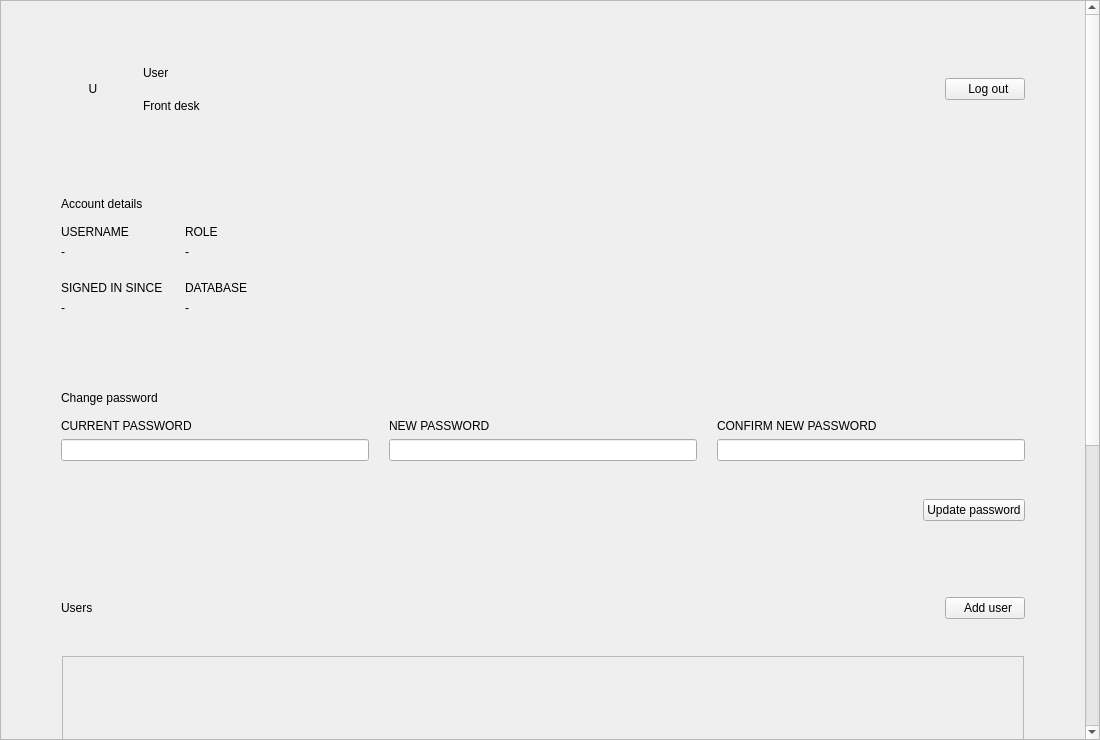
<?xml version="1.0" encoding="UTF-8"?>
<ui version="4.0">
 <class>Form</class>
 <widget class="QWidget" name="Form">
  <property name="geometry">
   <rect>
    <x>0</x>
    <y>0</y>
    <width>1100</width>
    <height>740</height>
   </rect>
  </property>
  <layout class="QVBoxLayout" name="page_layout">
   <property name="spacing">
    <number>0</number>
   </property>
   <property name="leftMargin">
    <number>0</number>
   </property>
   <property name="topMargin">
    <number>0</number>
   </property>
   <property name="rightMargin">
    <number>0</number>
   </property>
   <property name="bottomMargin">
    <number>0</number>
   </property>
   <item>
    <widget class="QScrollArea" name="settings_scrollArea">
     <property name="widgetResizable">
      <bool>true</bool>
     </property>
     <property name="horizontalScrollBarPolicy">
      <enum>Qt::ScrollBarAlwaysOff</enum>
     </property>
     <widget class="QWidget" name="scrollAreaWidgetContents_settings">
      <layout class="QVBoxLayout" name="content_layout">
       <property name="spacing">
        <number>20</number>
       </property>
       <property name="leftMargin">
        <number>32</number>
       </property>
       <property name="topMargin">
        <number>28</number>
       </property>
       <property name="rightMargin">
        <number>32</number>
       </property>
       <property name="bottomMargin">
        <number>32</number>
       </property>
       <item>
        <widget class="QFrame" name="account_card">
         <property name="card" stdset="0">
          <string>true</string>
         </property>
         <layout class="QHBoxLayout" name="account_layout">
          <property name="spacing">
           <number>18</number>
          </property>
          <property name="leftMargin">
           <number>28</number>
          </property>
          <property name="topMargin">
           <number>28</number>
          </property>
          <property name="rightMargin">
           <number>28</number>
          </property>
          <property name="bottomMargin">
           <number>28</number>
          </property>
          <item>
           <widget class="QLabel" name="avatar_label">
            <property name="text">
             <string>U</string>
            </property>
            <property name="role" stdset="0">
             <string>avatar</string>
            </property>
            <property name="alignment">
             <set>Qt::AlignCenter</set>
            </property>
            <property name="minimumSize">
             <size>
              <width>64</width>
              <height>64</height>
             </size>
            </property>
            <property name="maximumSize">
             <size>
              <width>64</width>
              <height>64</height>
             </size>
            </property>
           </widget>
          </item>
          <item>
           <layout class="QVBoxLayout" name="account_text_layout">
            <property name="spacing">
             <number>2</number>
            </property>
            <item>
             <widget class="QLabel" name="user_name_label">
              <property name="text">
               <string>User</string>
              </property>
              <property name="role" stdset="0">
               <string>h1</string>
              </property>
             </widget>
            </item>
            <item>
             <widget class="QLabel" name="user_role_label">
              <property name="text">
               <string>Front desk</string>
              </property>
              <property name="role" stdset="0">
               <string>muted</string>
              </property>
             </widget>
            </item>
           </layout>
          </item>
          <item>
           <spacer name="spacer_1">
            <property name="orientation">
             <enum>Qt::Horizontal</enum>
            </property>
            <property name="sizeHint" stdset="0">
             <size>
              <width>40</width>
              <height>20</height>
             </size>
            </property>
           </spacer>
          </item>
          <item>
           <widget class="QPushButton" name="logout_btn">
            <property name="text">
             <string>  Log out</string>
            </property>
            <property name="cursor">
             <cursorShape>PointingHandCursor</cursorShape>
            </property>
            <property name="autoDefault">
             <bool>false</bool>
            </property>
            <property name="variant" stdset="0">
             <string>danger</string>
            </property>
           </widget>
          </item>
         </layout>
        </widget>
       </item>
       <item>
        <widget class="QFrame" name="details_card">
         <property name="card" stdset="0">
          <string>true</string>
         </property>
         <layout class="QVBoxLayout" name="details_layout">
          <property name="spacing">
           <number>8</number>
          </property>
          <property name="leftMargin">
           <number>28</number>
          </property>
          <property name="topMargin">
           <number>28</number>
          </property>
          <property name="rightMargin">
           <number>28</number>
          </property>
          <property name="bottomMargin">
           <number>28</number>
          </property>
          <item>
           <widget class="QLabel" name="details_heading">
            <property name="text">
             <string>Account details</string>
            </property>
            <property name="role" stdset="0">
             <string>h2</string>
            </property>
           </widget>
          </item>
          <item>
           <spacer name="spacer_2">
            <property name="orientation">
             <enum>Qt::Vertical</enum>
            </property>
            <property name="sizeType">
             <enum>QSizePolicy::Fixed</enum>
            </property>
            <property name="sizeHint" stdset="0">
             <size>
              <width>20</width>
              <height>6</height>
             </size>
            </property>
           </spacer>
          </item>
          <item>
           <layout class="QGridLayout" name="details_grid">
            <property name="spacing">
             <number>22</number>
            </property>
            <item row="0" column="0">
             <layout class="QVBoxLayout" name="user_field">
              <property name="spacing">
               <number>6</number>
              </property>
              <item>
               <widget class="QLabel" name="user_field_caption">
                <property name="text">
                 <string>USERNAME</string>
                </property>
                <property name="role" stdset="0">
                 <string>caption</string>
                </property>
               </widget>
              </item>
              <item>
               <widget class="QLabel" name="user_name_value">
                <property name="text">
                 <string>-</string>
                </property>
                <property name="role" stdset="0">
                 <string>value</string>
                </property>
               </widget>
              </item>
             </layout>
            </item>
            <item row="0" column="1">
             <layout class="QVBoxLayout" name="role_field">
              <property name="spacing">
               <number>6</number>
              </property>
              <item>
               <widget class="QLabel" name="role_field_caption">
                <property name="text">
                 <string>ROLE</string>
                </property>
                <property name="role" stdset="0">
                 <string>caption</string>
                </property>
               </widget>
              </item>
              <item>
               <widget class="QLabel" name="role_value">
                <property name="text">
                 <string>-</string>
                </property>
                <property name="role" stdset="0">
                 <string>value</string>
                </property>
               </widget>
              </item>
             </layout>
            </item>
            <item row="1" column="0">
             <layout class="QVBoxLayout" name="session_field">
              <property name="spacing">
               <number>6</number>
              </property>
              <item>
               <widget class="QLabel" name="session_field_caption">
                <property name="text">
                 <string>SIGNED IN SINCE</string>
                </property>
                <property name="role" stdset="0">
                 <string>caption</string>
                </property>
               </widget>
              </item>
              <item>
               <widget class="QLabel" name="session_start_value">
                <property name="text">
                 <string>-</string>
                </property>
                <property name="role" stdset="0">
                 <string>value</string>
                </property>
               </widget>
              </item>
             </layout>
            </item>
            <item row="1" column="1">
             <layout class="QVBoxLayout" name="database_field">
              <property name="spacing">
               <number>6</number>
              </property>
              <item>
               <widget class="QLabel" name="database_field_caption">
                <property name="text">
                 <string>DATABASE</string>
                </property>
                <property name="role" stdset="0">
                 <string>caption</string>
                </property>
               </widget>
              </item>
              <item>
               <widget class="QLabel" name="database_value">
                <property name="text">
                 <string>-</string>
                </property>
                <property name="role" stdset="0">
                 <string>value</string>
                </property>
               </widget>
              </item>
             </layout>
            </item>
            <item row="0" column="2">
             <spacer name="spacer_3">
              <property name="orientation">
               <enum>Qt::Horizontal</enum>
              </property>
              <property name="sizeHint" stdset="0">
               <size>
                <width>40</width>
                <height>20</height>
               </size>
              </property>
             </spacer>
            </item>
           </layout>
          </item>
         </layout>
        </widget>
       </item>
       <item>
        <widget class="QFrame" name="password_card">
         <property name="card" stdset="0">
          <string>true</string>
         </property>
         <layout class="QVBoxLayout" name="password_layout">
          <property name="spacing">
           <number>8</number>
          </property>
          <property name="leftMargin">
           <number>28</number>
          </property>
          <property name="topMargin">
           <number>28</number>
          </property>
          <property name="rightMargin">
           <number>28</number>
          </property>
          <property name="bottomMargin">
           <number>28</number>
          </property>
          <item>
           <widget class="QLabel" name="password_heading">
            <property name="text">
             <string>Change password</string>
            </property>
            <property name="role" stdset="0">
             <string>h2</string>
            </property>
           </widget>
          </item>
          <item>
           <spacer name="spacer_4">
            <property name="orientation">
             <enum>Qt::Vertical</enum>
            </property>
            <property name="sizeType">
             <enum>QSizePolicy::Fixed</enum>
            </property>
            <property name="sizeHint" stdset="0">
             <size>
              <width>20</width>
              <height>6</height>
             </size>
            </property>
           </spacer>
          </item>
          <item>
           <layout class="QHBoxLayout" name="password_fields_layout">
            <property name="spacing">
             <number>20</number>
            </property>
            <item>
             <layout class="QVBoxLayout" name="current_password">
              <property name="spacing">
               <number>6</number>
              </property>
              <item>
               <widget class="QLabel" name="current_password_caption">
                <property name="text">
                 <string>CURRENT PASSWORD</string>
                </property>
                <property name="role" stdset="0">
                 <string>caption</string>
                </property>
               </widget>
              </item>
              <item>
               <widget class="QLineEdit" name="current_password_input">
                <property name="echoMode">
                 <enum>QLineEdit::Password</enum>
                </property>
                <property name="clearButtonEnabled">
                 <bool>true</bool>
                </property>
               </widget>
              </item>
             </layout>
            </item>
            <item>
             <layout class="QVBoxLayout" name="new_password">
              <property name="spacing">
               <number>6</number>
              </property>
              <item>
               <widget class="QLabel" name="new_password_caption">
                <property name="text">
                 <string>NEW PASSWORD</string>
                </property>
                <property name="role" stdset="0">
                 <string>caption</string>
                </property>
               </widget>
              </item>
              <item>
               <widget class="QLineEdit" name="new_password_input">
                <property name="echoMode">
                 <enum>QLineEdit::Password</enum>
                </property>
                <property name="clearButtonEnabled">
                 <bool>true</bool>
                </property>
               </widget>
              </item>
             </layout>
            </item>
            <item>
             <layout class="QVBoxLayout" name="confirm_new_password">
              <property name="spacing">
               <number>6</number>
              </property>
              <item>
               <widget class="QLabel" name="confirm_new_password_caption">
                <property name="text">
                 <string>CONFIRM NEW PASSWORD</string>
                </property>
                <property name="role" stdset="0">
                 <string>caption</string>
                </property>
               </widget>
              </item>
              <item>
               <widget class="QLineEdit" name="confirm_new_password_input">
                <property name="echoMode">
                 <enum>QLineEdit::Password</enum>
                </property>
                <property name="clearButtonEnabled">
                 <bool>true</bool>
                </property>
               </widget>
              </item>
             </layout>
            </item>
           </layout>
          </item>
          <item>
           <widget class="QLabel" name="password_message_label">
            <property name="text">
             <string/>
            </property>
            <property name="wordWrap">
             <bool>true</bool>
            </property>
            <property name="role" stdset="0">
             <string>error</string>
            </property>
           </widget>
          </item>
          <item>
           <spacer name="spacer_5">
            <property name="orientation">
             <enum>Qt::Vertical</enum>
            </property>
            <property name="sizeType">
             <enum>QSizePolicy::Fixed</enum>
            </property>
            <property name="sizeHint" stdset="0">
             <size>
              <width>20</width>
              <height>8</height>
             </size>
            </property>
           </spacer>
          </item>
          <item>
           <layout class="QHBoxLayout" name="password_buttons_layout">
            <property name="spacing">
             <number>10</number>
            </property>
            <item>
             <spacer name="spacer_6">
              <property name="orientation">
               <enum>Qt::Horizontal</enum>
              </property>
              <property name="sizeHint" stdset="0">
               <size>
                <width>40</width>
                <height>20</height>
               </size>
              </property>
             </spacer>
            </item>
            <item>
             <widget class="QPushButton" name="change_password_btn">
              <property name="text">
               <string>Update password</string>
              </property>
              <property name="cursor">
               <cursorShape>PointingHandCursor</cursorShape>
              </property>
              <property name="autoDefault">
               <bool>false</bool>
              </property>
              <property name="variant" stdset="0">
               <string>primary</string>
              </property>
             </widget>
            </item>
           </layout>
          </item>
         </layout>
        </widget>
       </item>
       <item>
        <widget class="QFrame" name="users_card">
         <property name="card" stdset="0">
          <string>true</string>
         </property>
         <layout class="QVBoxLayout" name="users_layout">
          <property name="spacing">
           <number>8</number>
          </property>
          <property name="leftMargin">
           <number>28</number>
          </property>
          <property name="topMargin">
           <number>28</number>
          </property>
          <property name="rightMargin">
           <number>28</number>
          </property>
          <property name="bottomMargin">
           <number>28</number>
          </property>
          <item>
           <layout class="QHBoxLayout" name="users_toolbar_layout">
            <property name="spacing">
             <number>10</number>
            </property>
            <item>
             <widget class="QLabel" name="users_heading">
              <property name="text">
               <string>Users</string>
              </property>
              <property name="role" stdset="0">
               <string>h2</string>
              </property>
             </widget>
            </item>
            <item>
             <spacer name="spacer_7">
              <property name="orientation">
               <enum>Qt::Horizontal</enum>
              </property>
              <property name="sizeHint" stdset="0">
               <size>
                <width>40</width>
                <height>20</height>
               </size>
              </property>
             </spacer>
            </item>
            <item>
             <widget class="QPushButton" name="add_user_btn">
              <property name="text">
               <string>  Add user</string>
              </property>
              <property name="cursor">
               <cursorShape>PointingHandCursor</cursorShape>
              </property>
              <property name="autoDefault">
               <bool>false</bool>
              </property>
              <property name="variant" stdset="0">
               <string>primary</string>
              </property>
             </widget>
            </item>
           </layout>
          </item>
          <item>
           <widget class="QLabel" name="users_count_label">
            <property name="text">
             <string/>
            </property>
            <property name="role" stdset="0">
             <string>muted</string>
            </property>
           </widget>
          </item>
          <item>
           <spacer name="spacer_8">
            <property name="orientation">
             <enum>Qt::Vertical</enum>
            </property>
            <property name="sizeType">
             <enum>QSizePolicy::Fixed</enum>
            </property>
            <property name="sizeHint" stdset="0">
             <size>
              <width>20</width>
              <height>6</height>
             </size>
            </property>
           </spacer>
          </item>
          <item>
           <widget class="QFrame" name="users_table_card">
            <property name="card" stdset="0">
             <string>true</string>
            </property>
            <layout class="QVBoxLayout" name="users_table_card_layout">
             <property name="spacing">
              <number>0</number>
             </property>
             <property name="leftMargin">
              <number>1</number>
             </property>
             <property name="topMargin">
              <number>1</number>
             </property>
             <property name="rightMargin">
              <number>1</number>
             </property>
             <property name="bottomMargin">
              <number>8</number>
             </property>
             <item>
              <layout class="QVBoxLayout" name="users_table_header_layout">
               <property name="spacing">
                <number>0</number>
               </property>
              </layout>
             </item>
             <item>
              <widget class="QScrollArea" name="users_scrollArea">
               <property name="widgetResizable">
                <bool>true</bool>
               </property>
               <property name="minimumSize">
                <size>
                 <width>0</width>
                 <height>160</height>
                </size>
               </property>
               <property name="maximumSize">
                <size>
                 <width>16777215</width>
                 <height>320</height>
                </size>
               </property>
               <property name="horizontalScrollBarPolicy">
                <enum>Qt::ScrollBarAlwaysOff</enum>
               </property>
               <widget class="QWidget" name="scrollAreaWidgetContents_users">
                <layout class="QVBoxLayout" name="verticalLayout_users">
                 <property name="spacing">
                  <number>0</number>
                 </property>
                 <property name="leftMargin">
                  <number>0</number>
                 </property>
                 <property name="topMargin">
                  <number>0</number>
                 </property>
                 <property name="rightMargin">
                  <number>0</number>
                 </property>
                 <property name="bottomMargin">
                  <number>0</number>
                 </property>
                 <item>
                  <layout class="QVBoxLayout" name="users_widget">
                   <property name="spacing">
                    <number>0</number>
                   </property>
                  </layout>
                 </item>
                 <item>
                  <spacer name="spacer_9">
                   <property name="orientation">
                    <enum>Qt::Vertical</enum>
                   </property>
                   <property name="sizeHint" stdset="0">
                    <size>
                     <width>20</width>
                     <height>40</height>
                    </size>
                   </property>
                  </spacer>
                 </item>
                </layout>
               </widget>
              </widget>
             </item>
            </layout>
           </widget>
          </item>
         </layout>
        </widget>
       </item>
       <item>
        <widget class="QFrame" name="activity_card">
         <property name="card" stdset="0">
          <string>true</string>
         </property>
         <layout class="QVBoxLayout" name="activity_layout">
          <property name="spacing">
           <number>8</number>
          </property>
          <property name="leftMargin">
           <number>28</number>
          </property>
          <property name="topMargin">
           <number>28</number>
          </property>
          <property name="rightMargin">
           <number>28</number>
          </property>
          <property name="bottomMargin">
           <number>28</number>
          </property>
          <item>
           <layout class="QHBoxLayout" name="activity_toolbar_layout">
            <property name="spacing">
             <number>10</number>
            </property>
            <item>
             <widget class="QLabel" name="activity_heading">
              <property name="text">
               <string>Activity log</string>
              </property>
              <property name="role" stdset="0">
               <string>h2</string>
              </property>
             </widget>
            </item>
            <item>
             <spacer name="spacer_10">
              <property name="orientation">
               <enum>Qt::Horizontal</enum>
              </property>
              <property name="sizeHint" stdset="0">
               <size>
                <width>40</width>
                <height>20</height>
               </size>
              </property>
             </spacer>
            </item>
            <item>
             <widget class="QLineEdit" name="activity_filter_input">
              <property name="placeholderText">
               <string>Filter (e.g. a room number or username)</string>
              </property>
              <property name="clearButtonEnabled">
               <bool>true</bool>
              </property>
              <property name="minimumSize">
               <size>
                <width>260</width>
                <height>0</height>
               </size>
              </property>
             </widget>
            </item>
           </layout>
          </item>
          <item>
           <widget class="QLabel" name="activity_hint_label">
            <property name="text">
             <string>Most recent first - every order and room action, and who did it</string>
            </property>
            <property name="role" stdset="0">
             <string>muted</string>
            </property>
           </widget>
          </item>
          <item>
           <spacer name="spacer_11">
            <property name="orientation">
             <enum>Qt::Vertical</enum>
            </property>
            <property name="sizeType">
             <enum>QSizePolicy::Fixed</enum>
            </property>
            <property name="sizeHint" stdset="0">
             <size>
              <width>20</width>
              <height>6</height>
             </size>
            </property>
           </spacer>
          </item>
          <item>
           <widget class="QPlainTextEdit" name="activity_log_view">
            <property name="readOnly">
             <bool>true</bool>
            </property>
            <property name="minimumSize">
             <size>
              <width>0</width>
              <height>200</height>
             </size>
            </property>
            <property name="maximumSize">
             <size>
              <width>16777215</width>
              <height>300</height>
             </size>
            </property>
           </widget>
          </item>
         </layout>
        </widget>
       </item>
       <item>
        <spacer name="spacer_12">
         <property name="orientation">
          <enum>Qt::Vertical</enum>
         </property>
         <property name="sizeHint" stdset="0">
          <size>
           <width>20</width>
           <height>40</height>
          </size>
         </property>
        </spacer>
       </item>
      </layout>
     </widget>
    </widget>
   </item>
  </layout>
 </widget>
 <resources/>
 <connections/>
</ui>
